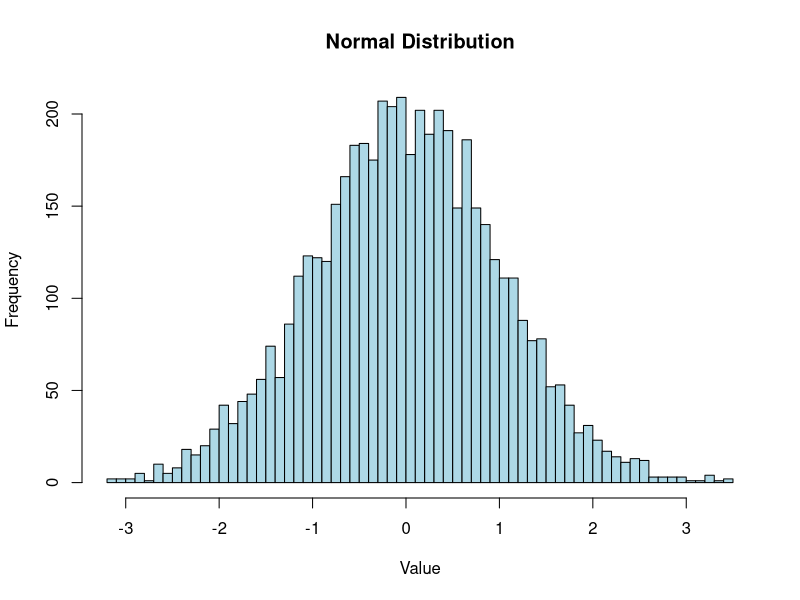
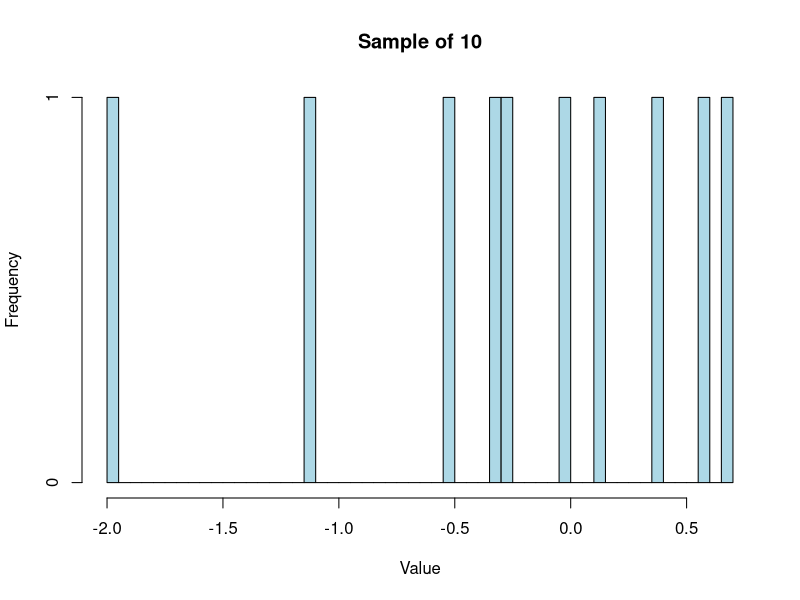
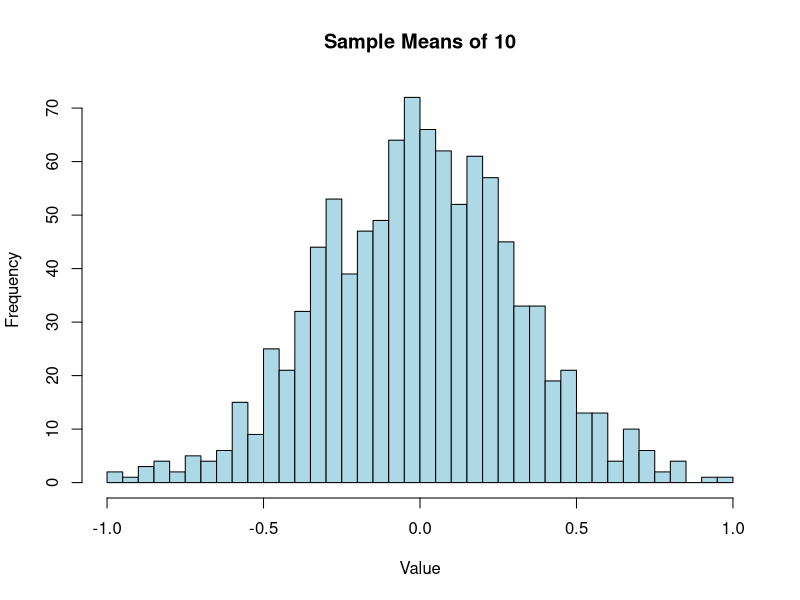
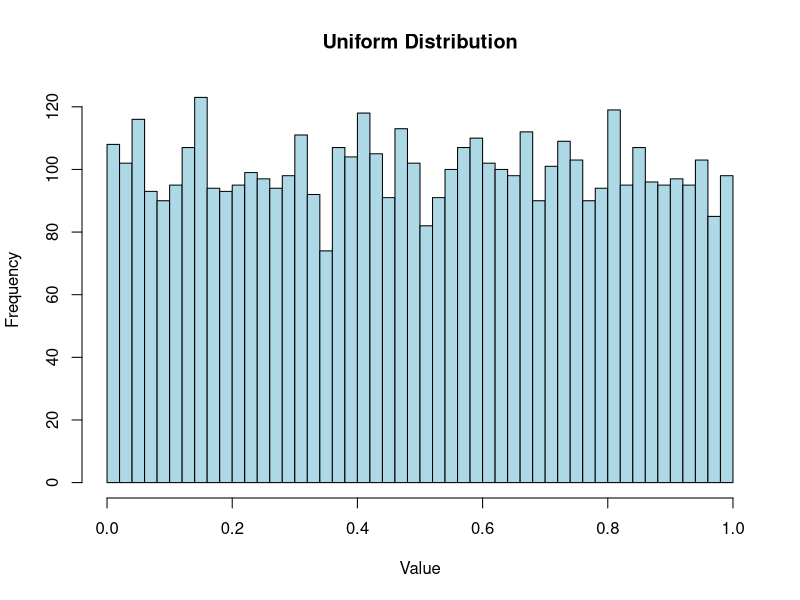
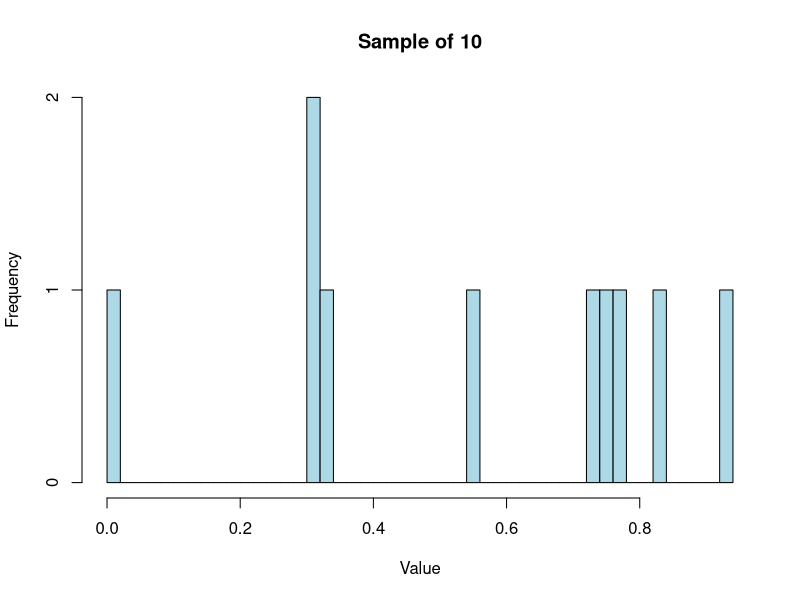
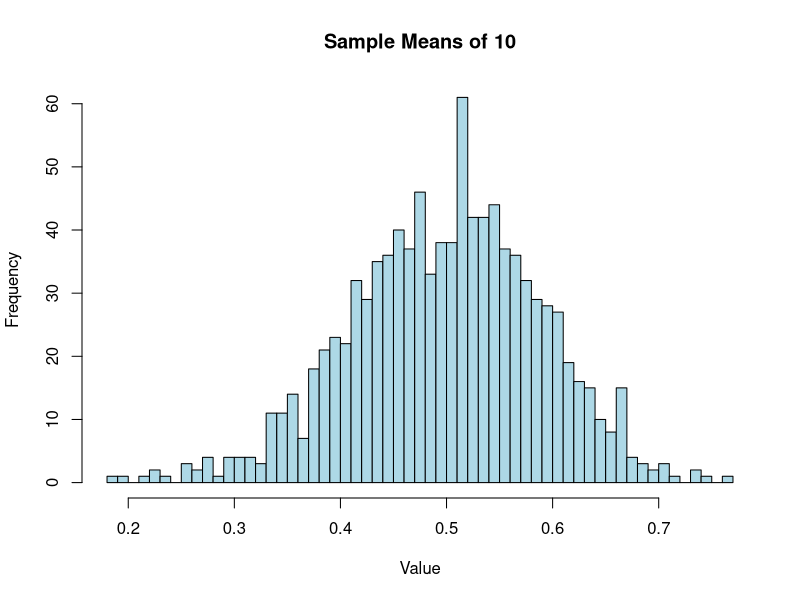

Recreate these plots in R, in order.
## ---- chunk 1
knitr::opts_chunk$set(echo = TRUE)
## ---- chunk 2
# Set the seed
set.seed(123)

# generate normal distribution of 5000 samples
normal_dist <- rnorm(5000, mean = 0, sd = 1)
# plot
hist(normal_dist, breaks = 50, col = "lightblue", main = "Normal Distribution", xlab = "Value")

## ---- chunk 3
# Take a random sample of size 10 from the normal distribution
sample_10 <- sample(normal_dist, 10)
hist(sample_10, breaks = 50, col = "lightblue", main = "Sample of 10", xlab = "Value")
## ---- chunk 4
# now, leat take n=10 and generate average of them, repeat 1000 times
sample_means_10 <- replicate(1000, mean(sample(normal_dist, 10)))

# plot
hist(sample_means_10, breaks = 50, col = "lightblue", main = "Sample Means of 10", xlab = "Value")
## ---- chunk 5

# Set the seed
set.seed(123)


# generate uniform distribution of 5000 samples
uniform_dist <- runif(5000, min = 0, max = 1)
hist(uniform_dist, breaks = 50, col = "lightblue", main = "Uniform Distribution", xlab = "Value")

# Take a random sample of size 10 from the uniform distribution
sample_10 <- sample(uniform_dist, 10)
hist(sample_10, breaks = 50, col = "lightblue", main = "Sample of 10", xlab = "Value")

## ---- chunk 6
# now, leat take n=10 and generate average of them, repeat 1000 times
sample_means_10 <- replicate(1000, mean(sample(uniform_dist, 10)))

# plot
hist(sample_means_10, breaks = 50, col = "lightblue", main = "Sample Means of 10", xlab = "Value")
